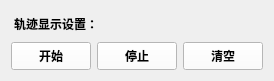
             <widget class="QWidget" name="layoutWidget">
              <property name="geometry">
               <rect>
                <x>10</x>
                <y>640</y>
                <width>256</width>
                <height>81</height>
               </rect>
              </property>
              <layout class="QGridLayout" name="gridLayout_5">
               <item row="1" column="2">
                <widget class="QPushButton" name="pushButton_7">
                 <property name="maximumSize">
                  <size>
                   <width>16777215</width>
                   <height>40</height>
                  </size>
                 </property>
                 <property name="font">
                  <font>
                   <family>微软雅黑</family>
                   <weight>75</weight>
                   <bold>true</bold>
                  </font>
                 </property>
                 <property name="styleSheet">
                  <string notr="true">background-color: rgb(255, 255, 255);</string>
                 </property>
                 <property name="text">
                  <string>停止</string>
                 </property>
                </widget>
               </item>
               <item row="1" column="3">
                <widget class="QPushButton" name="pushButton_9">
                 <property name="maximumSize">
                  <size>
                   <width>16777215</width>
                   <height>40</height>
                  </size>
                 </property>
                 <property name="font">
                  <font>
                   <family>微软雅黑</family>
                   <weight>75</weight>
                   <bold>true</bold>
                  </font>
                 </property>
                 <property name="styleSheet">
                  <string notr="true">background-color: rgb(255, 255, 255);</string>
                 </property>
                 <property name="text">
                  <string>清空</string>
                 </property>
                </widget>
               </item>
               <item row="1" column="1">
                <widget class="QPushButton" name="pushButton_5">
                 <property name="maximumSize">
                  <size>
                   <width>100</width>
                   <height>40</height>
                  </size>
                 </property>
                 <property name="font">
                  <font>
                   <family>微软雅黑</family>
                   <weight>75</weight>
                   <bold>true</bold>
                  </font>
                 </property>
                 <property name="styleSheet">
                  <string notr="true">background-color: rgb(255, 255, 255);</string>
                 </property>
                 <property name="text">
                  <string>开始</string>
                 </property>
                </widget>
               </item>
               <item row="0" column="1" colspan="2">
                <widget class="QLabel" name="label_6">
                 <property name="maximumSize">
                  <size>
                   <width>250</width>
                   <height>25</height>
                  </size>
                 </property>
                 <property name="font">
                  <font>
                   <family>微软雅黑</family>
                   <weight>75</weight>
                   <bold>true</bold>
                  </font>
                 </property>
                 <property name="text">
                  <string> 轨迹显示设置：</string>
                 </property>
                </widget>
               </item>
              </layout>
             </widget>
